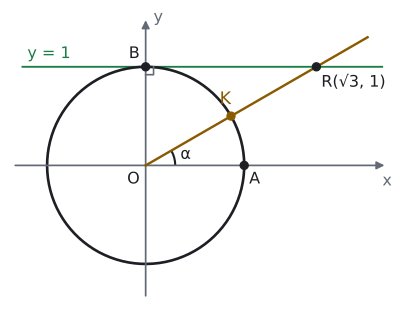

Python code for this plot:
import sys; sys.path.insert(0, "tools")
from cizim import *

def P(x, y): return np.array([x, y], float)
def kutup(derece, r=1.0): return P(r * np.cos(np.radians(derece)), r * np.sin(np.radians(derece)))
def cember(ax, x=(-1.45, 1.45), y=(-1.45, 1.45), eksen_adi=True):
    """Orijin merkezli birim çember ve oklu eksenler."""
    ax.set_aspect("equal"); ax.axis("off")
    t = np.linspace(0, 2 * np.pi, 400)
    ax.plot(np.cos(t), np.sin(t), color=YAZI, lw=2, zorder=2)
    ok = dict(arrowstyle="-|>", color=SOLUK, lw=1.3, mutation_scale=12)
    ax.annotate("", xy=(x[1], 0), xytext=(x[0], 0), arrowprops=ok)
    ax.annotate("", xy=(0, y[1]), xytext=(0, y[0]), arrowprops=ok)
    if eksen_adi:
        ax.text(x[1], -0.08, "x", ha="center", va="top", color=SOLUK, fontsize=12)
        ax.text(0.08, y[1], "y", ha="left", va="center", color=SOLUK, fontsize=12)
    ax.set_xlim(x[0] - 0.05, x[1] + 0.12); ax.set_ylim(y[0] - 0.05, y[1] + 0.1)
def dik(ax, K, A, B, s=0.08, renk=SOLUK):
    """K köşesinde KA ile KB arasındaki dik açı işareti."""
    K, A, B = P(*K), P(*A), P(*B)
    u = (A - K) / np.linalg.norm(A - K) * s; v = (B - K) / np.linalg.norm(B - K) * s
    ax.plot(*zip(K + u, K + u + v, K + v), color=renk, lw=1.2)
def yay(ax, a1, a2, r, ad="", renk=MAVI, k=1.55, fs=12):
    """Orijinde a1 dereceden a2 dereceye (saat yönünün tersine) açı yayı."""
    ax.add_patch(patches.Arc((0, 0), 2 * r, 2 * r, theta1=a1, theta2=a2, color=renk, lw=1.6))
    if ad:
        m = np.radians((a1 + a2) / 2)
        ax.text(k * r * np.cos(m), k * r * np.sin(m), ad, ha="center", va="center", color=renk, fontsize=fs)
def nok(ax, xy, renk=YAZI, ms=6): ax.plot(*xy, "o", color=renk, markersize=ms, zorder=5)
def yaz(ax, xy, metin, renk=YAZI, fs=13, **k): ax.text(xy[0], xy[1], metin, color=renk, fontsize=fs, **k)
def kontrol(ad, K): print(ad, np.round(K, 4), "x²+y² =", round(float(K @ K), 6))

# Alıştırma 6: OK ışını y = 1 doğrusunu R(√3, 1)'de keser; cot α = √3, α = 30°, K(√3/2, 1/2).
s3 = np.sqrt(3); K = kutup(30); R = P(s3, 1); U = P(1.3 * s3, 1.3); kontrol("K", K); print("R", R, "eğim", 1 / s3)
fig, ax = sekil(5.4, 4.0); cember(ax, x=(-1.35, 2.45), y=(-1.35, 1.5))
ax.plot([-1.25, 2.4], [1, 1], color=YESIL, lw=1.4, zorder=1)
ax.plot(*zip(P(0, 0), U), color=SARI, lw=1.8, zorder=3)
dik(ax, P(0, 1), P(0, 0), R)
yay(ax, 0, 30, 0.3, "α", renk=YAZI, k=1.4)
nok(ax, K, SARI); yaz(ax, K + P(0.0, 0.08), "K", SARI, ha="right", va="bottom")
nok(ax, R); yaz(ax, R + P(0.05, -0.07), "R(√3, 1)", ha="left", va="top", fs=12)
nok(ax, P(0, 1)); yaz(ax, P(-0.06, 1.05), "B", ha="right", va="bottom", fs=12)
nok(ax, P(1, 0)); yaz(ax, P(1.05, -0.06), "A", ha="left", va="top", fs=12)
yaz(ax, P(-0.06, -0.06), "O", ha="right", va="top", fs=12)
yaz(ax, P(-1.2, 1.05), "y = 1", YESIL, ha="left", va="bottom", fs=12)
kaydet(fig, __file__)
